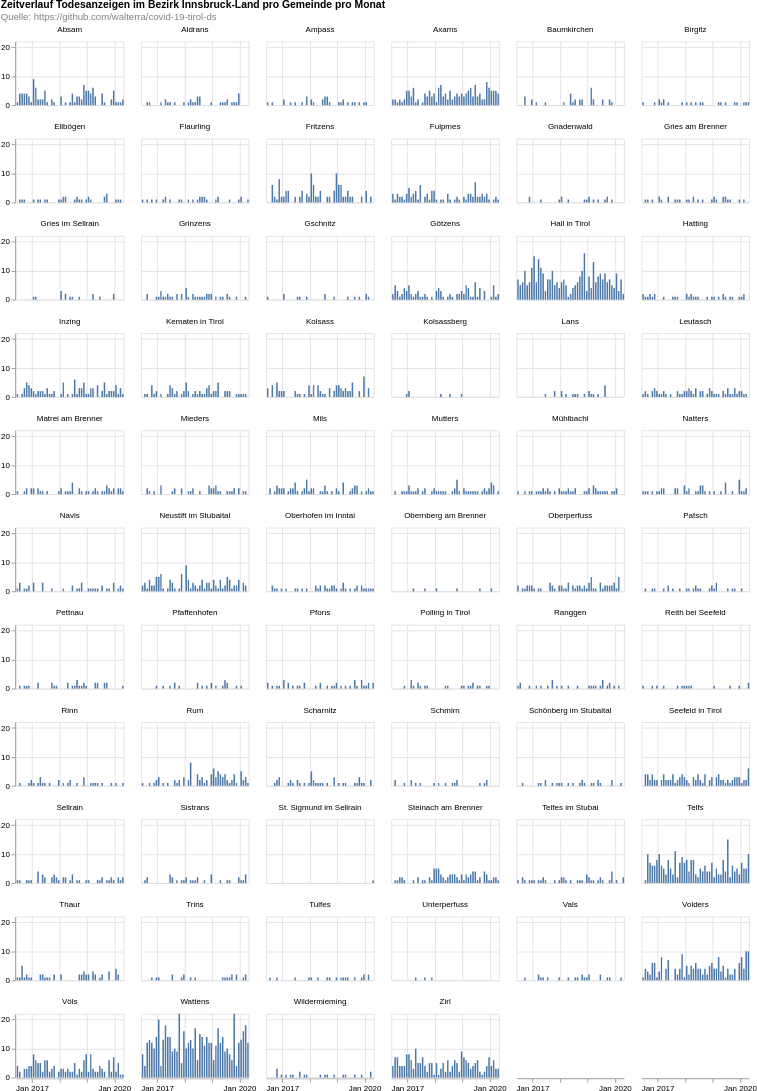

The Vega-Lite source for this figure:
### Vega-Lite specification from a JSON file in a GitHub repository (floating-point values rounded to 4 significant figures; data arrays with more than 128 entries replaced by an {"elided": "..."} marker saying what was removed)
{"$schema": "https://vega.github.io/schema/vega-lite/v4.8.1.json", "columns": 6, "config": {"view": {"continuousHeight": 300, "continuousWidth": 400}}, "data": {"name": "data-a63d19da58cfd8239bda52aaedf508ea"}, "datasets": {"data-a63d19da58cfd8239bda52aaedf508ea": {"elided": "3701 records"}}, "facet": {"field": "municipaly", "title": null, "type": "nominal"}, "padding": 0, "spec": {"layer": [{"encoding": {"tooltip": [{"field": "date", "timeUnit": "yearmonth", "type": "temporal"}, {"aggregate": "sum", "field": "count", "type": "quantitative"}], "x": {"field": "date", "timeUnit": "yearmonth", "title": null, "type": "temporal"}, "y": {"aggregate": "sum", "field": "count", "title": null, "type": "quantitative"}}, "height": 80, "mark": "bar", "width": 135}]}, "title": {"color": "black", "subtitle": ["Quelle: https://github.com/walterra/covid-19-tirol-ds"], "subtitleColor": "gray", "text": ["Zeitverlauf Todesanzeigen im Bezirk Innsbruck-Land pro Gemeinde pro Monat"]}}
